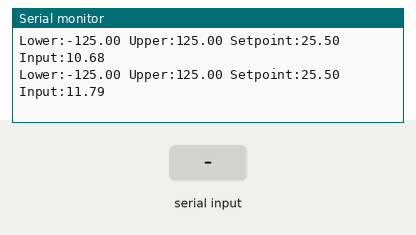
Recording of a sketch running on a simulated Arduino Uno, built with avr-gcc and run on an emulated ATmega328P. On the bench: the last lines printed to the serial monitor. The inputs (shaded band) are chosen by the test bench. Random numbers use the default seed unless the sketch sets one.

Above: at 1.3 s.
1.4 s: "5\n" received over Serial
At 1.52 s:
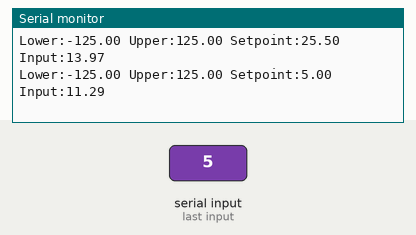
4.4 s: byte 10 ('\n') received over Serial
7.4 s: "90,45\n" received over Serial
10.4 s: "200\n" received over Serial
At 10.48 s:
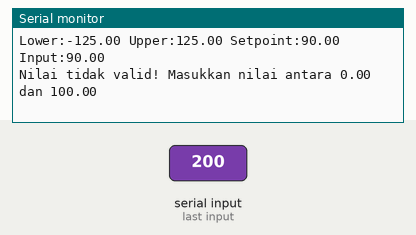
11.9 s: "5\n" received over Serial
14.9 s: "30,150\n" received over Serial
At 18.86 s:
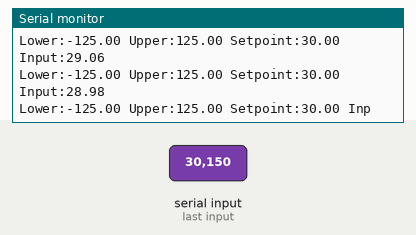
Timing chart, 0 to 18.9 s (numbered marks = the images above; inputs shaded):
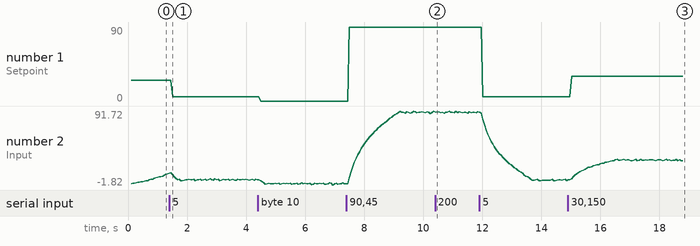

Measured:
- after the input at 1.4 s, the serial monitor: prints a new line after 0.11 s (image 1)
- after the input at 10.4 s, the serial monitor: prints a new line after 0.07 s (image 2)
- plotted number 2: 13.17 → 4.58 after the input at 1.4 s

The sketch:

PIDSim.ino
```cpp
#include <PID_v1.h>

#define PIN_INPUT 0
#define PIN_OUTPUT 3

const double MIN_SETPOINT = 0.0;
const double MAX_SETPOINT = 100.0;

// Parameter untuk mengatur overshoot
const double MOMENTUM_GAIN = 0.05;       // Mengontrol seberapa besar penambahan momentum
const double INITIAL_MOMENTUM = 0.08;    // Mengontrol momentum awal saat setpoint berubah
const double MOMENTUM_DAMPING = 0.85;    // Mengontrol redaman (0.7-0.9: cepat, 0.9-0.98: lambat)
const double MAX_MOMENTUM = 20.0;        // Batas maksimum momentum untuk membatasi overshoot
const double NEAR_TARGET_DAMPING = 0.9;  // Redaman tambahan saat mendekati target
const double AT_TARGET_DAMPING = 0.7;    // Redaman saat sangat dekat dengan target

double Setpoint, Input, Output;
double Kp = 2, Ki = 5, Kd = 1;

PID myPID(&Input, &Output, &Setpoint, Kp, Ki, Kd, DIRECT);

unsigned long lastTime = 0;
double simulatedValue = 0;
double noiseAmplitude = 0.5;
double momentum = 0;

String inputString = "";
boolean stringComplete = false;

void setup() {
  Serial.begin(9600);

  Setpoint = 25.5;
  Input = 0.0;

  myPID.SetOutputLimits(0, 255);
  myPID.SetMode(AUTOMATIC);

  Serial.print("Masukkan nilai Setpoint (");
  Serial.print(MIN_SETPOINT);
  Serial.print(" - ");
  Serial.print(MAX_SETPOINT);
  Serial.println("):");
  delay(100);
}

void loop() {
  checkSerialInput();

  if (millis() - lastTime >= 50) {
    lastTime = millis();

    simulateInput();
    myPID.Compute();

    Serial.print("Lower:");
    Serial.print(-MAX_SETPOINT * 1.25, 2);
    Serial.print(" Upper:");
    Serial.print(MAX_SETPOINT * 1.25, 2);

    Serial.print(" Setpoint:");
    Serial.print(Setpoint, 2);
    Serial.print(" Input:");
    Serial.print(Input, 2);
    Serial.println();
  }
}

void simulateInput() {
  double rate;
  double distance = Setpoint - Input;

  // Menghitung rate berdasarkan Output dan jarak ke Setpoint
  if (abs(distance) > 0.1) {
    if (distance > 0) {
      // Saat naik, gunakan rate yang lebih tinggi untuk menciptakan momentum
      rate = (Output / 255.0) * 1.2;
      // Tambahkan momentum untuk overshoot
      momentum += rate * MOMENTUM_GAIN;
    } else {
      // Saat turun, gunakan rate konstan
      rate = 1.0;
      // Tambahkan momentum negatif
      momentum -= rate * MOMENTUM_GAIN;
    }

    // Terapkan momentum untuk menggerakkan nilai
    simulatedValue += rate * (distance > 0 ? 1 : -1) + momentum;

    // Redaman tambahan ketika mendekati setpoint
    if (abs(distance) < 10) {
      momentum *= NEAR_TARGET_DAMPING;
    }
  } else {
    // Dekat setpoint, hanya terapkan momentum
    simulatedValue += momentum;
    // Redaman ekstra saat sangat dekat dengan setpoint
    momentum *= AT_TARGET_DAMPING;
  }

  // Kurangi momentum seiring waktu (redaman)
  momentum *= MOMENTUM_DAMPING;

  // Batasi momentum maksimum untuk mencegah overshoot berlebihan
  if (momentum > MAX_MOMENTUM) momentum = MAX_MOMENTUM;
  if (momentum < -MAX_MOMENTUM) momentum = -MAX_MOMENTUM;

  // Tambahkan noise
  double noise = random(-100, 100) / 100.0 * noiseAmplitude;
  Input = simulatedValue + noise;
}

void checkSerialInput() {
  while (Serial.available()) {
    char inChar = (char)Serial.read();

    if (inChar == '\n') {
      stringComplete = true;
    } else {
      inputString += inChar;
    }
  }

  if (stringComplete) {
    double newSetpoint = inputString.toFloat();

    if (newSetpoint >= MIN_SETPOINT && newSetpoint <= MAX_SETPOINT) {
      // Tambahkan momentum awal saat setpoint berubah
      double change = newSetpoint - Setpoint;
      momentum += change * INITIAL_MOMENTUM;
      Setpoint = newSetpoint;
    } else {
      Serial.print("Nilai tidak valid! Masukkan nilai antara ");
      Serial.print(MIN_SETPOINT);
      Serial.print(" dan ");
      Serial.println(MAX_SETPOINT);
    }

    inputString = "";
    stringComplete = false;
  }
}
```
